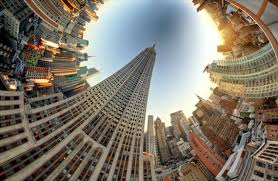
#> input picture tutorial_scripts/my_pics/new_pic.jpg, 278 x 181 px, found by its file name
$ python crop_eight.py
#> lines starting #> are read from the running program, lines starting #| are printed output that depends on the picture
import cv2

#Load the image
img = cv2.imread("C:\\Users\\begin\\PycharmProjects\\panorama\\my_pics\\new_pic.jpg")
#> img is the input picture: shape (181, 278, 3); mean B, G, R 106.8, 119, 126.7

#Image Dimensions
height = img.shape[0]
#> height = 181
width = img.shape[1]
#> width = 278
x = 0
y = 0

#Width and Height of a cropped piece and partial overlap
crop_width = width/4
#> crop_width = 69.5
overlap_sides = 0.50 * (width/4)
#> overlap_sides = 34.75
crop_height = height/2
#> crop_height = 90.5
overlap_tops = 0.50 * (height/2)
#> overlap_tops = 45.25

print(f"Total height of the image is: {height}")
#| Total height of the image is: 181
print(f"Total width of the image is: {width}")
#| Total width of the image is: 278

#Crop into 8 pictures
cropped_left_corner = img[y:int(crop_height + overlap_tops), x:int(crop_width + overlap_sides)]
cropped_middle_left = img[y:int(crop_height + overlap_tops), int(crop_width - overlap_sides): int((2 * crop_width) + overlap_sides)]
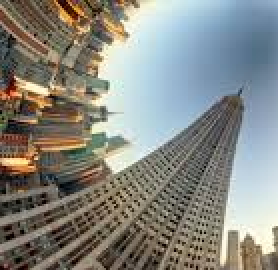
#> cropped_middle_left: shape (135, 139, 3) (shown 2 times larger); mean B, G, R 129.3, 135.7, 135
cropped_middle_right = img[y:int(crop_height + overlap_tops), int((2 * crop_width) - overlap_sides): int((3 * crop_width) + overlap_sides)]
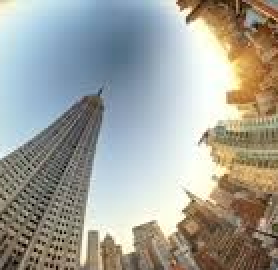
#> cropped_middle_right: shape (135, 139, 3) (shown 2 times larger); mean B, G, R 153.5, 161, 160.6
cropped_right_corner = img[y:int(crop_height + overlap_tops), int((3 * crop_width) - overlap_sides): int(width)]
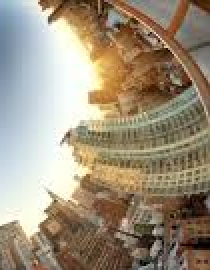
#> cropped_right_corner: shape (135, 105, 3) (shown 2 times larger); mean B, G, R 124.1, 144.7, 158
cropped_bottom_left_corner = img[int(crop_height - overlap_tops):int(height), x:int(crop_width + overlap_sides)]
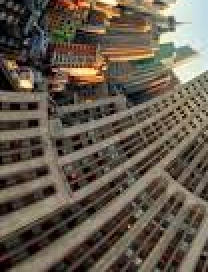
#> cropped_bottom_left_corner: shape (136, 104, 3) (shown 2 times larger); mean B, G, R 77.4, 90.5, 100.9
cropped_bottom_middle_left = img[int(crop_height - overlap_tops): int(height), int(crop_width - overlap_sides): int((2 * crop_width) + overlap_sides)]
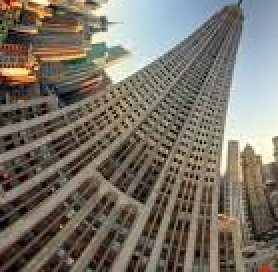
#> cropped_bottom_middle_left: shape (136, 139, 3) (shown 2 times larger); mean B, G, R 103.4, 114.5, 120.8
cropped_bottom_middle_right = img[int(crop_height - overlap_tops): int(height), int((2 * crop_width) - overlap_sides): int((3 * crop_width) + overlap_sides)]
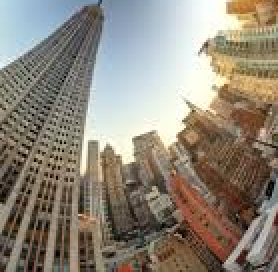
#> cropped_bottom_middle_right: shape (136, 139, 3) (shown 2 times larger); mean B, G, R 121.2, 134.1, 142.5
cropped_lower_right_corner = img[int(crop_height - overlap_tops): int(height), int((3 * crop_width) - overlap_sides): int(width)]
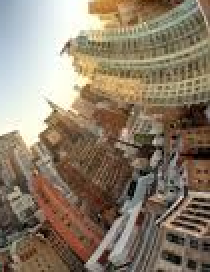
#> cropped_lower_right_corner: shape (136, 105, 3) (shown 2 times larger); mean B, G, R 106.6, 125.3, 139.8

#Save them
cv2.imwrite("my_crops/crop1.jpg", cropped_left_corner)
cv2.imwrite("my_crops/crop2.jpg", cropped_middle_left)
cv2.imwrite("my_crops/crop3.jpg", cropped_middle_right)
cv2.imwrite("my_crops/crop4.jpg", cropped_right_corner)
cv2.imwrite("my_crops/crop5.jpg", cropped_bottom_left_corner)
cv2.imwrite("my_crops/crop6.jpg", cropped_bottom_middle_left)
cv2.imwrite("my_crops/crop7.jpg", cropped_bottom_middle_right)
cv2.imwrite("my_crops/crop8.jpg", cropped_lower_right_corner)


cv2.imshow("Frame1", cropped_left_corner)
cv2.imshow("Frame2", cropped_middle_left)
cv2.imshow("Frame3", cropped_middle_right)
cv2.imshow("Frame4", cropped_right_corner)
cv2.imshow("Frame5", cropped_bottom_left_corner)
cv2.imshow("Frame6", cropped_bottom_middle_left)
cv2.imshow("Frame7", cropped_bottom_middle_right)
cv2.imshow("Frame8", cropped_lower_right_corner)

k = cv2.waitKey(0)
#> (key Esc is pressed here)
